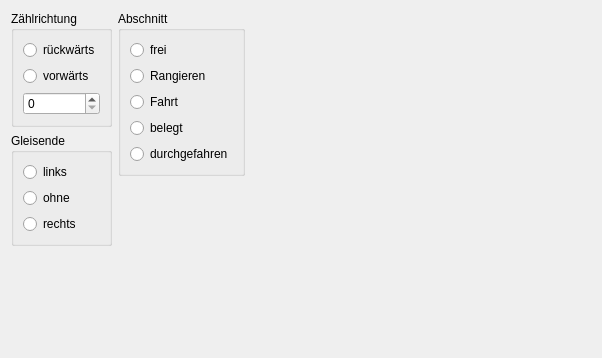
<?xml version="1.0" encoding="UTF-8"?>
<ui version="4.0">
 <class>SectionStudy</class>
 <widget class="QWidget" name="SectionStudy">
  <property name="geometry">
   <rect>
    <x>0</x>
    <y>0</y>
    <width>602</width>
    <height>358</height>
   </rect>
  </property>
  <property name="windowTitle">
   <string>Form</string>
  </property>
  <layout class="QHBoxLayout" name="horizontalLayout">
   <item>
    <layout class="QVBoxLayout" name="verticalLayout_5">
     <item>
      <widget class="QGroupBox" name="groupBox_2">
       <property name="title">
        <string>Zählrichtung</string>
       </property>
       <layout class="QVBoxLayout" name="verticalLayout_3">
        <item>
         <widget class="QRadioButton" name="backwardButton">
          <property name="text">
           <string>rückwärts</string>
          </property>
         </widget>
        </item>
        <item>
         <widget class="QRadioButton" name="forwardButton">
          <property name="text">
           <string>vorwärts</string>
          </property>
         </widget>
        </item>
        <item>
         <widget class="QSpinBox" name="extensionBox">
          <property name="maximum">
           <number>4</number>
          </property>
         </widget>
        </item>
       </layout>
      </widget>
     </item>
     <item>
      <widget class="QGroupBox" name="groupBox">
       <property name="title">
        <string>Gleisende</string>
       </property>
       <layout class="QVBoxLayout" name="verticalLayout">
        <item>
         <widget class="QRadioButton" name="leftButton">
          <property name="text">
           <string>links</string>
          </property>
         </widget>
        </item>
        <item>
         <widget class="QRadioButton" name="noButton">
          <property name="text">
           <string>ohne</string>
          </property>
         </widget>
        </item>
        <item>
         <widget class="QRadioButton" name="rightButton">
          <property name="text">
           <string>rechts</string>
          </property>
         </widget>
        </item>
       </layout>
      </widget>
     </item>
     <item>
      <spacer name="verticalSpacer">
       <property name="orientation">
        <enum>Qt::Vertical</enum>
       </property>
       <property name="sizeHint" stdset="0">
        <size>
         <width>20</width>
         <height>40</height>
        </size>
       </property>
      </spacer>
     </item>
    </layout>
   </item>
   <item>
    <layout class="QVBoxLayout" name="verticalLayout_2">
     <item>
      <widget class="QGroupBox" name="groupBox_4">
       <property name="title">
        <string>Abschnitt</string>
       </property>
       <layout class="QVBoxLayout" name="verticalLayout_4">
        <item>
         <widget class="QRadioButton" name="freeButton">
          <property name="text">
           <string>frei</string>
          </property>
         </widget>
        </item>
        <item>
         <widget class="QRadioButton" name="shuntButton">
          <property name="text">
           <string>Rangieren</string>
          </property>
         </widget>
        </item>
        <item>
         <widget class="QRadioButton" name="tourButton">
          <property name="text">
           <string>Fahrt</string>
          </property>
         </widget>
        </item>
        <item>
         <widget class="QRadioButton" name="occupiedButton">
          <property name="text">
           <string>belegt</string>
          </property>
         </widget>
        </item>
        <item>
         <widget class="QRadioButton" name="passedButton">
          <property name="text">
           <string>durchgefahren</string>
          </property>
         </widget>
        </item>
       </layout>
      </widget>
     </item>
     <item>
      <spacer name="verticalSpacer_2">
       <property name="orientation">
        <enum>Qt::Vertical</enum>
       </property>
       <property name="sizeHint" stdset="0">
        <size>
         <width>20</width>
         <height>40</height>
        </size>
       </property>
      </spacer>
     </item>
    </layout>
   </item>
   <item>
    <widget class="QWidget" name="symbolWidget" native="true">
     <property name="sizePolicy">
      <sizepolicy hsizetype="Preferred" vsizetype="Preferred">
       <horstretch>3</horstretch>
       <verstretch>0</verstretch>
      </sizepolicy>
     </property>
     <widget class="mrw::ui::SectionWidget" name="smallSwitchWidget" native="true">
      <property name="geometry">
       <rect>
        <x>20</x>
        <y>250</y>
        <width>40</width>
        <height>40</height>
       </rect>
      </property>
     </widget>
     <widget class="mrw::ui::SectionWidget" name="bigSwitchWidget" native="true">
      <property name="geometry">
       <rect>
        <x>20</x>
        <y>20</y>
        <width>200</width>
        <height>200</height>
       </rect>
      </property>
     </widget>
    </widget>
   </item>
  </layout>
 </widget>
 <customwidgets>
  <customwidget>
   <class>mrw::ui::SectionWidget</class>
   <extends>QWidget</extends>
   <header location="global">ui/sectionwidget.h</header>
   <container>1</container>
  </customwidget>
 </customwidgets>
 <tabstops>
  <tabstop>backwardButton</tabstop>
  <tabstop>forwardButton</tabstop>
  <tabstop>extensionBox</tabstop>
  <tabstop>leftButton</tabstop>
  <tabstop>noButton</tabstop>
  <tabstop>rightButton</tabstop>
  <tabstop>freeButton</tabstop>
  <tabstop>shuntButton</tabstop>
  <tabstop>tourButton</tabstop>
  <tabstop>occupiedButton</tabstop>
  <tabstop>passedButton</tabstop>
 </tabstops>
 <resources/>
 <connections/>
</ui>
